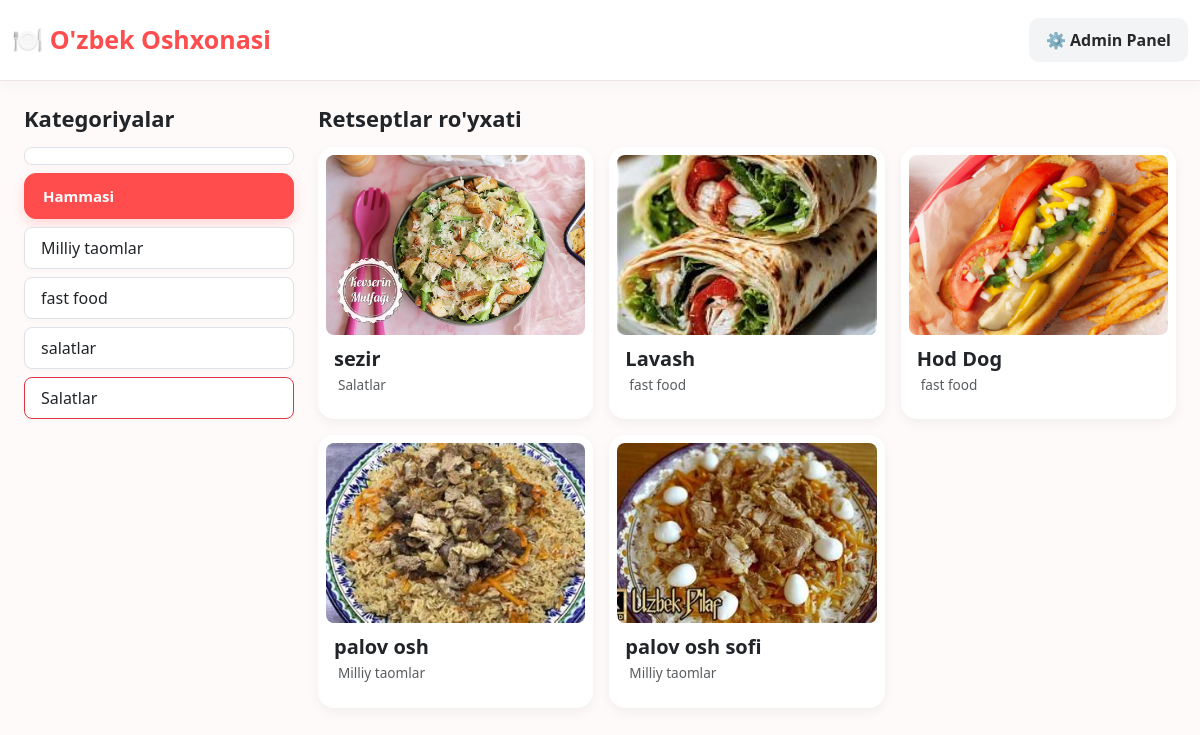
The app's page /?category=4 with its own data.
### restoapp/models.py (models this page shows, shortened)
class Category(models.Model):
    name = models.CharField(max_length=100, verbose_name="Kategoriya nomi")
    class Meta:
        verbose_name = "Kategoriya"
        verbose_name_plural = "Kategoriyalar"

class Recipe(models.Model):
    title = models.CharField(max_length=200, verbose_name="Taom nomi")
    category = models.ForeignKey(Category, on_delete=models.CASCADE, related_name="recipes", verbose_name="Taom turi")
    ingredients = models.ManyToManyField(Ingredient, related_name="recipes", verbose_name="Masalliqlar")
    description = models.TextField(verbose_name="Taom haqida qisqacha")
    instructions = models.TextField(verbose_name="Tayyorlash bosqichlari")
    image = models.ImageField(upload_to='recipes/', verbose_name="Taom rasmi", blank=True, null=True)
    created_at = models.DateTimeField(auto_now_add=True)
    class Meta:
        verbose_name = "Retsept"
        verbose_name_plural = "Retseptlar"

### restoapp/views.py (the view)
# urls.py: path('', views.index, name='index'),
def index(request):
    recipes = Recipe.objects.all().order_by('-created_at')
    categories = Category.objects.all()
    context = {
        'recipes': recipes,
        'categories': categories
    }
    return render(request, 'index.html', context)

### restoapp/templates/index.html (shortened to what this page needs)
{% extends 'base.html' %}
{% block content %}
<div class="container mt-4">
    <div class="row g-4">
        <div class="col-md-3">
            <h4 class="fw-bold text-dark mb-3">Kategoriyalar</h4>
            <div class="d-flex flex-column gap-2">
                <a href="{% url 'index' %}" class="btn text-start py-2 px-3 rounded-3 {% if not request.GET.category %}btn-danger text-white{% else %}btn-white bg-white border text-dark{% endif %}" style="box-shadow: 0 2px 4px rgba(0,0,0,0.02);">
                    <a href="{% url 'index' %}" class="category-btn active">
    Hammasi
</a>
                </a>
                {% for category in categories %}
                    <a href="?category={{ category.id }}" class="btn btn-white bg-white border text-dark text-start py-2 px-3 rounded-3 {% if request.GET.category|add:0 == category.id %}border-danger text-danger{% endif %}" style="box-shadow: 0 2px 4px rgba(0,0,0,0.02);">
                        {{ category.name }}
                    </a>
                {% empty %}
                    <div class="text-muted small ps-2">Kategoriyalar mavjud emas</div>
                {% endfor %}
            </div>
        </div>
        <div class="col-md-9">
            <h4 class="fw-bold text-dark mb-3">Retseptlar ro'yxati</h4>
            <div class="row g-3">
                {% for recipe in recipes %}
                    <div class="col-md-6 col-lg-4">
                        <div class="card h-100 border-0 rounded-4 p-2" style="box-shadow: 0 4px 12px rgba(0,0,0,0.05); background-color: #fff;">
                            {% if recipe.image %}
                                <img src="{{ recipe.image.url }}" class="card-img-top rounded-3" alt="{{ recipe.title }}" style="height: 180px; object-fit: cover;">
                            {% else %}
                                <div class="card-img-top bg-light text-muted d-flex align-items-center justify-content-center rounded-3" style="height: 180px;">
                                    <span>Rasm yo'q</span>
                                </div>
                            {% endif %}
                            <div class="card-body p-2 d-flex flex-column">
                                <h5 class="card-title fw-bold text-dark mb-1 fs-5 mt-1">{{ recipe.title }}</h5>
                                <p class="text-muted small mb-2" style="font-size: 0.85rem;">
                                     {{ recipe.category.name }}
                                </p>
                            </div>
                        </div>
                    </div>
                {% empty %}
                    <div class="col-12 text-center py-5 text-muted">
                        Hozircha hech qanday retsept qo'shilmagan.
                    </div>
                {% endfor %}
            </div>
        </div>
    </div>
</div>
{% endblock %}

### restoapp/static/main.css (style rules this page uses)
:root { --primary: #ff4d4d; --primary-light: #fff0f0; --text: #292929; --muted: #777777; --border: #eee3e3; --background: #fffafa; --white: #ffffff; }
* { box-sizing: border-box; }
body { margin: 0; background: var(--background); color: var(--text); font-family: "Segoe UI", Arial, sans-serif; }
.container { max-width: 1200px; }
a { text-decoration: none; }
h1, h2, h3, h4, h5 { color: var(--text); }
.category-btn { display: block; padding: 11px 18px; border: 1px solid var(--border); border-radius: 12px; background: var(--white); color: #495057; font-size: 15px; font-weight: 600; transition: all 0.25s ease; }
.category-btn.active { color: white; background: var(--primary); border-color: var(--primary); box-shadow: 0 5px 14px rgba(255, 77, 77, 0.2); }

### restoapp/static/style.css (style rules this page uses)
h4 { font-size: 22px; font-weight: 750; }

### records on screen
Category: name "Milliy taomlar"
Category: name "fast food"
Category: name "salatlar"
Category: name "Salatlar"
Recipe: image (picture), title "sezir", category.name "Salatlar"
Recipe: image (picture), title "Lavash", category.name "fast food"
Recipe: image (picture), title "Hod Dog", category.name "fast food"
Recipe: image (picture), title "palov osh", category.name "Milliy taomlar"
Recipe: image (picture), title "palov osh sofi", category.name "Milliy taomlar"
